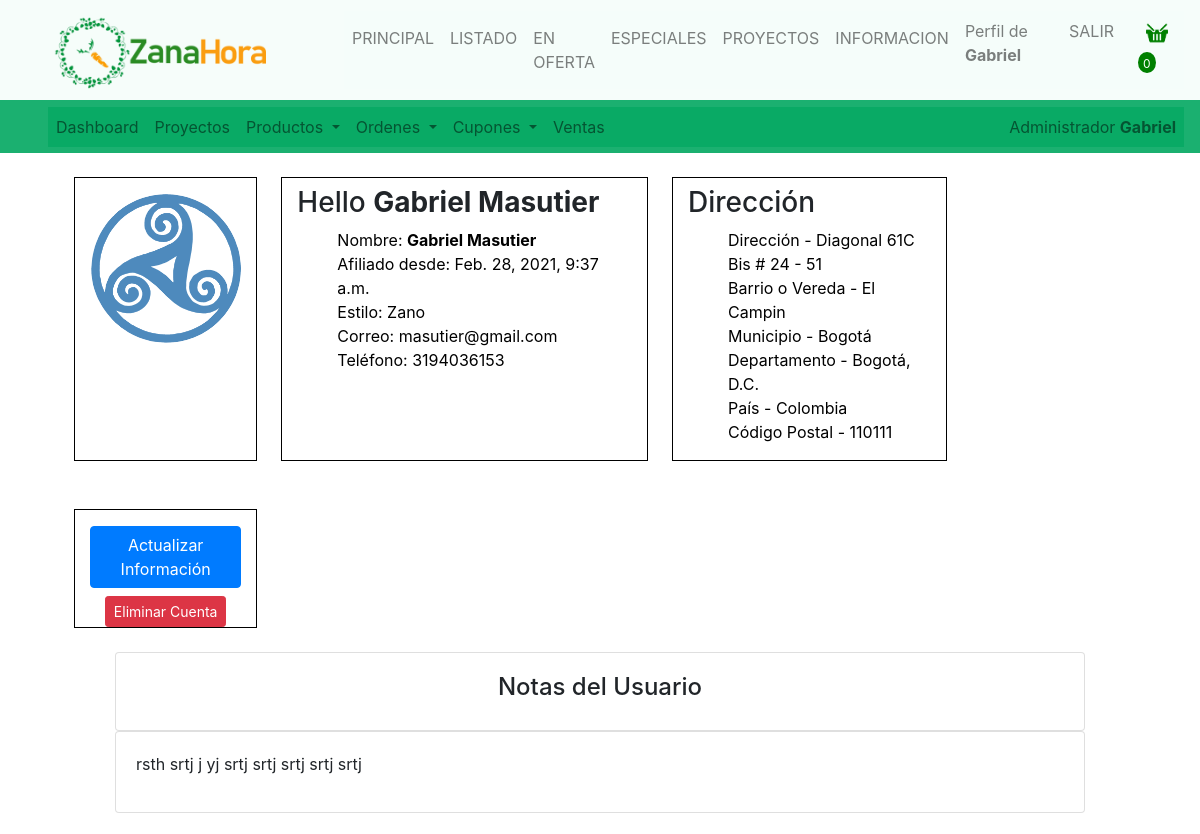
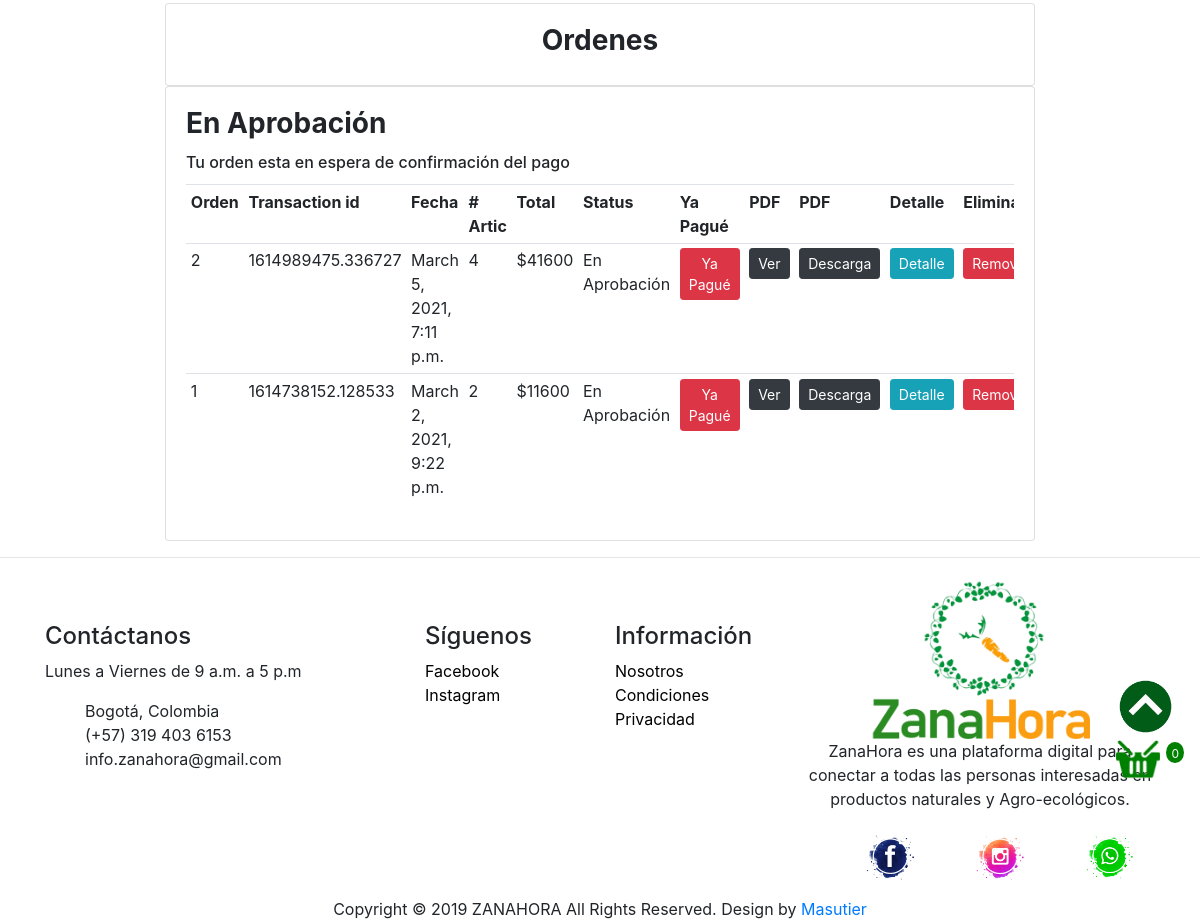
The page /users/user/ (signed in) on the database its author committed (2 pictures, top to bottom).
### users/models.py (models this page shows, shortened)
class Customer(models.Model):
    DOCUM = (
        ('CC', 'CC'),
        ('Passport', 'Passport'),
        ('Otro', 'Otro')
    )
    user = models.OneToOneField(User, null=True, blank=True, on_delete=models.CASCADE)
    name = models.CharField(max_length=30, blank=True, null=True)
    email = models.EmailField(max_length=200,blank=True, null=True)
    image = models.ImageField(default='media/img/profile_pics/defaultUser.png', upload_to='media/img/profile_pics')
    tydoc = models.CharField(max_length=10, blank=True, null=True, default='CC', choices=DOCUM)
    cedulaId = models.DecimalField(max_digits=20, decimal_places=0, blank=True, null=True)
    phoneNum = models.DecimalField(max_digits=15, decimal_places=0, blank=True, null=True)
    estilo = models.ManyToManyField(Estilo, blank=True)
    notasuser = models.TextField(blank=True, null=True)
    address = models.CharField(max_length=80, blank=True, null=True)
    barrio = models.CharField(max_length=80, blank=True, null=True)
    city = models.CharField(max_length=80, blank=True, null=True, default='Bogotá')
    state = models.CharField(max_length=80, blank=True, null=True, default='Bogotá D.C.')
    country = models.CharField(max_length=80, blank=True, null=True, default='Colombia')
    zipcode = models.CharField(max_length=6, blank=True, null=True, default='111311')
    date_created = models.DateTimeField(auto_now_add=True, blank=True, null=True)

class Estilo(models.Model):
    name = models.CharField(max_length=15, blank=True, null=True)
    icon = models.ImageField(default='media/img/icons/logosolo.png', upload_to='media/img/icons/estilo')
    descrip = models.TextField(blank=True, null=True)

### orders/models.py (models this page shows, shortened)
class Order(models.Model):
    STATUS = (
        ('En Aprobación', 'En Aprobación'),
        ('Pago Realizado', 'Pago Realizado'),
        ('Pendiente', 'Pendiente'),
        ('En Ruta', 'En Ruta'),
        ('Entrega Confirmada', 'Entrega Confirmada'),
        ('Entregado', 'Entregado'),
        ('Rechazado', 'Rechazado'),
    )
    PAYMENT = (
        ('Daviplata', 'Daviplata'),
        ('Nequi', 'Nequi'),
        ('Bitcoin', 'Bitcoin'),
        ('Contra Entrega', 'Contra Entrega'),
    )
    customer = models.ForeignKey(Customer, on_delete=models.SET_NULL, blank=True, null=True)
    status = models.CharField(max_length=100, blank=True, null=True, default='En Aprobación', choices=STATUS)
    complete = models.BooleanField(default=False, blank=False, null=True)
    transaction_id = models.CharField(max_length=100, blank=True, null=True)
    note = models.TextField(blank=True, null=True)
    pay = models.CharField(max_length=50, blank=True, null=True, choices=PAYMENT)
    pay_note = models.TextField(blank=True, null=True)
    repartidor = models.ForeignKey(Repartidor, on_delete=models.SET_NULL, blank=True, null=True)
    address = models.CharField(max_length=80, blank=True, null=True)
    barrio = models.CharField(max_length=80, blank=True, null=True)
    city = models.CharField(max_length=80, blank=True, null=True, default='Bogotá')
    state = models.CharField(max_length=80, blank=True, null=True, default='Bogotá D.C.')
    country = models.CharField(max_length=80, blank=True, null=True, default='Colombia')
    zipcode = models.CharField(max_length=10, blank=True, null=True, default='111311')
    date_created = models.DateTimeField(auto_now_add=True, blank=True, null=True)
    date_modify = models.DateTimeField(auto_now_add=False, auto_now = True, blank=True, null=True)
    coupon = models.ForeignKey(Coupon, on_delete=models.SET_NULL, null=True, blank=True)
    @property
    def hist_order_total(self):
        orderitems = self.orderitem_set.all()
        total = sum([item.hist_get_total for item in orderitems])
        total += 7000
        return total
    @property
    def get_cart_items(self):
        orderitems = self.orderitem_set.all()
        total = sum([item.quantity for item in orderitems])
        return total

class OrderItem(models.Model):
    product = models.ForeignKey(Product, on_delete=models.SET_NULL, blank=True, null=True)
    order = models.ForeignKey(Order, on_delete=models.CASCADE, blank=True, null=True)
    quantity = models.IntegerField(default=0, blank=True, null=True,)
    itemPrice = models.DecimalField(max_digits=15, decimal_places=0, blank=True, null=True)
    itemCosto = models.DecimalField(max_digits=15, decimal_places=0, blank=True, null=True)
    date_added = models.DateTimeField(auto_now_add=True, blank=True, null=True)
    @property
    def hist_get_total(self):
        total = int(self.itemPrice) * int(self.quantity)
        return total

### users/views.py (the view)
# urls.py: path('users/user/', userPage, name='user_page'),
@login_required(login_url='login')
def userPage(request):
    user = request.user.customer.id
    customer = request.user.customer
    if customer.estilo == 'accounts.Estilo.None':
        estilo = Estilo.objects.get(customer=str(user))
    orders = request.user.customer.order_set.all()
    payment_orders = orders.filter(status='En Aprobación', complete=True)
    payment_done = orders.filter(status='Pago Realizado')
    pending_orders = orders.filter(status='Pendiente')
    indelivery_orders = orders.filter(status='En Ruta')
    delivered_orders = orders.filter(status='Entregado')
    rejected_orders = orders.filter(status='Rechazado')
    total_orders = orders.count()
    payment = orders.filter(status='En Aprobación', complete=True).count()
    pay = payment_done.filter(status='Pago Realizado').count()
    pending = orders.filter(status='Pendiente').count()
    indelivery = orders.filter(status='En Ruta').count()
    delivered = orders.filter(status='Entregado').count()
    rejected = orders.filter(status='Rechazado').count()
    data = cartData(request)
    cartItems = data['cartItems']
    context = {'cartItems': cartItems, 'orders': orders, 'total_orders': total_orders,
        'payment_orders': payment_orders, 'payment_done': payment_done, 'pending_orders': pending_orders,
        'indelivery_orders': indelivery_orders, 'delivered_orders': delivered_orders, 'rejected_orders': rejected_orders,
        'payment': payment, 'pay': pay, 'pending': pending, 'indelivery': indelivery, 'delivered': delivered, 'rejected': rejected,}
    return render(request, 'users/user.html', context)

### users/utils.py (called while the page is built)
def cartData(request):
    if request.user.is_authenticated:
        customer = request.user.customer
        order, created = Order.objects.get_or_create(customer=customer, complete=False)
        items = order.orderitem_set.all()
        cartItems = order.get_cart_items
    return {'cartItems': cartItems, 'order': order, 'items': items}

### users/templates/users/user.html (shortened to what this page needs)
{% extends 'zanamain/main.html' %}
{% load static %}
{% block content %}
<div class="col-lg-11 mx-auto">
    <div class="row">
        <div class="col-lg-2 mt-4 ml-4 mb-4 c borde">
            <img src="{{user.customer.image.url}}" class="rounded-circle pt-3 pb-3" width="150px" alt="*">
        </div>
        <div class="col-lg-4 mt-4 ml-4 mb-4 borde">
            <h3 class="hellotxt mt-2">
                Hello <strong>{{user.first_name}} {{user.last_name}}</strong>
            </h3>
            <ul class="list">
                <li >Nombre: <strong>{{user.customer.name}}</strong></li>
                <li >Afiliado desde:  {{user.date_joined}}</li>
                {% for estilo in user.customer.estilo.all %}
                    <li >Estilo: {{estilo.name}}</li>
                {% endfor %}
                <li >Correo: {{user.email}}</li>
                <li >Teléfono: {{user.customer.phoneNum}}</li>
            </ul>
        </div>
        <div class="col-lg-3 mt-4 ml-4 mb-4 borde">
            <h3 class="hellotxt mt-2">
                Dirección
            </h3>
            <ul class="list">
                <li class="">Dirección - {{user.customer.address}}</li>
                <li class="">Barrio o Vereda - {{user.customer.barrio}}</li>
                <li class="">Municipio - {{user.customer.city}}</li>
                <li class="">Departamento - {{user.customer.state}}</li>
                <li class="">País - {{user.customer.country}}</li>
                <li class="">Código Postal - {{user.customer.zipcode}}</li>
            </ul>
        </div>
        <div class="col-lg-2 mt-4 ml-4 mb-4 borde">
            <div class="mt-2 c">
                <a href="{% url 'user_update'%}" class="btn btn-primary my-2">Actualizar Información</a>
            </div>
            <div class="c">
                <a href="{% url 'delete_user' user.id %}" class="btn btn-danger btn-sm">Eliminar Cuenta</a>
            </div>
        </div>
    </div>
</div>
<div class="col-md-10 mx-auto">
    <div class="card card-body mx-auto c">
        <h4>Notas del Usuario</h4>
    </div>
    <div class="card card-body">
        <p>{{user.customer.notasuser}}</p>
    </div>
</div>
<br>
<div class="col-md-9 mx-auto">
    <div class="card card-body mx-auto c">
        <h3><strong>Ordenes</strong></h3>
    </div>
    {% if payment_orders %}
    <div class="card card-body">
        <h3 class="card-title"><strong>En Aprobación</strong></h3>
        <h6 class="card-title">Tu orden esta en espera de confirmación del pago</h6>
        <useraprob>
        <table class="table table-sm">
            <tr>
                <th>Orden</th>
                <th>Transaction id</th>
                <th>Fecha</th>
                <th># Artic</th>
                <th>Total</th>
                <th>Status</th>
                <th>Ya Pagué</th>
                <th>PDF</th>
                <th>PDF</th>
                <th>Detalle</th>
                <th>Eliminar</th>
            </tr>
            {% for order in payment_orders reversed %}
            <tr>
                <td>{{order.id}}</td>
                <td>{{order.transaction_id}}</td>
                <td>{{order.date_modify}}</td>
                <td>{{order.get_cart_items}}</td>
                <td>${{order.hist_order_total}}</td>
                <td>{{order.status}}</td>
                <td><a href="{% url 'pay_confirm' order.id %}" class="btn btn-danger btn-sm">Ya Pagué</a></td>
                <td><a href="{% url 'oc_reparto_PDF' order.id %}" class="btn btn-dark btn-sm">Ver</a></td>
                <td><a href="{% url 'oc_reparto_DownloadPDF' order.id %}" class="btn btn-dark btn-sm">Descarga</a></td>
                <td><a href="{% url 'order_detail' order.id %}" class="btn btn-info btn-sm">Detalle</a></td>
                <td><a href="{% url 'user_del_ord' order.id %}" class="btn btn-danger btn-sm">Remover</a></td>
            </tr>
            {% endfor %}
        </table>
        </useraprob>
    </div>
    {% endif %}
</div>
{% endblock content %}

### zanamain/templates/zanamain/partials/navbar.html (shortened to what this page needs)
{% load static %}
<nav class="navbar navbar-expand-lg navbody navbar-light navbar-custom">
    <a class="navbar-brand " href="/"><img src="{% static '/img/logos/zhorizontal500.png' %}" class="imgnav" alt="Zanahora" /></a>
    <div class="collapse navbar-collapse navpad zztop" id="navbarNav1">
        <ul class="navbar-nav mr-auto">
            <li class="nav-item"><a class="nav-link" href="{% url 'home' %}">PRINCIPAL</a></li>
            <li class="nav-item"><a class="nav-link" href="{% url 'prod_all' %}">LISTADO</a></li>
            <li class="nav-item"><a class="nav-link" href="{% url 'prod_offert' %}">EN OFERTA</a></li>
            <li class="nav-item"><a class="nav-link" href="{% url 'prod_special' %}">ESPECIALES</a></li>
            <li class="nav-item"><a class="nav-link" href="{% url 'projects_all' %}">PROYECTOS</a></li>
            <li class="nav-item"><a class="nav-link" href="{% url 'info_icons' %}">INFORMACION</a></li>
        </ul>
        <ul class="navbar-nav mt-2 mt-lg-0">
            {% if user.is_authenticated %}
                <li class="nav-item navtext"><a class="nav-link" href="{% url 'user_page' %}">Perfil de <strong>{{user.first_name}}</strong></a></li>
                <li class="nav-item navtext"><a class="nav-link" href="{% url 'logout' %}">SALIR</a></li>
                <li class="nav-item navtext">
                    <div class="row  ml-3 mr-2">
                        <a class="nav-link" href="{% url 'cart' %}">
                            <img src="{% static '/img/icons/costal.png' %}" class="costalico" />
                        </a>
                        <p id="cart-total">{{cartItems}}</p>
                    </div>
                </li>
            {% else %}
                <li class="nav-item navtext"><a class="nav-link" href="{% url 'register' %}">REGISTRATE</a></li>
                <li class="nav-item navtext"><a class="nav-link" href="{% url 'login' %}">INICIAR SESION</a></li>
            {% endif %}
        </ul>
    </div>
</nav>

### mainAdmin/templates/mainAdmin/partials/navbar_admin.html (shortened to what this page needs)
{% load static %}
<nav class="navbaradm navbar-expand-lg navbodyadm navbar-light navbar-custom-adm">
    <div class="collapse navbar-collapse navpadadm zztopadm" id="navbarNav2">
        <ul class="navbar-nav mr-auto">
            <li class="nav-item"><a class="nav-link" href="{% url 'adminHome' %}">Dashboard</a></li>
            <li class="nav-item"><a class="nav-link" href="{% url 'projects' %}">Proyectos</a></li>
            <li class="nav-item dropdown">
                <a class="nav-link dropdown-toggle" href="#" id="navbarDropdown" role="button" data-toggle="dropdown" aria-haspopup="true" aria-expanded="false">
                    Productos
                </a>
            </li>
            <li class="nav-item dropdown">
                <a class="nav-link dropdown-toggle" href="#" id="navbarDropdown" role="button" data-toggle="dropdown" aria-haspopup="true" aria-expanded="false">
                    Ordenes
                </a>
            </li>
            <li class="nav-item dropdown">
                <a class="nav-link dropdown-toggle" href="#" id="navbarDropdown" role="button" data-toggle="dropdown" aria-haspopup="true" aria-expanded="false">
                    Cupones
                </a>
            </li>
            <li class="nav-item"><a class="nav-link" href="{% url 'ventas_all' %}">Ventas</a></li>
        </ul>
        <ul class="navbar-nav mt-2 mt-lg-0">
            <li class="nav-item navtext"><a class="nav-link" href="{% url 'user_page' %}">Administrador <strong>{{user.first_name}}</strong></a></li>
        </ul>
    </div>
</nav>

### static/css/all.css (style rules this page uses)
.borde { border: solid 1px black !important; }
.c { text-align: center !important; }
body { background-color: #fff; }
.list { color: black; text-decoration: none; list-style: none; }

### static/css/menus.css (style rules this page uses)
.navbody { height: 75pt; }
.navbar-custom { background-color: rgba(246, 253, 250, 0.9); }
.imgnav { width: 250px; height: auto; vertical-align: middle; border-style: none; -webkit-margin-bottom-collapse: initial; margin-right: 30PX; padding-top: 5px; padding-left: 30px; z-index: 1000; }
.navpad { margin-left: 2rem; }
.zztop { background-color: rgba(246, 253, 250, 0.92); z-index: 1000; }
.costalico { width: 22px; height: auto; }
#cart-total { display: block; text-align: center; color: #fff; background-color: green; width: auto; height: auto; border-radius: 50%; font-size: 12px; padding-top: 3px; padding-right: 5px; padding-left: 5px; }
.navbaradm { position: relative; display: -ms-flexbox; display: flex; -ms-flex-wrap: wrap; flex-wrap: wrap; -ms-flex-align: center; align-items: center; -ms-flex-pack: justify; justify-content: space-between; padding: 0.3rem 1rem; }
.navbodyadm { height: 40pt; }
.navbar-custom-adm { background-color: rgba(8, 170, 100, 0.92); }
.navpadadm { margin-left: 2rem; }
.zztopadm { background-color: rgba(8, 170, 100, 0.92); z-index: 900; }

### static/css/response.css (style rules this page uses)
useraprob { overflow-x: auto; }

### rows shown on the page
Estilo: name "Zano"
Order: id "2", transaction_id "1614989475.336727", date_modify "March 5, 2021, 7:11 p.m.", get_cart_items "4", hist_order_total "41600", status "En Aprobación"
Order: id "1", transaction_id "1614738152.128533", date_modify "March 2, 2021, 9:22 p.m.", get_cart_items "2", hist_order_total "11600", status "En Aprobación"

### other values the page prints
{{ user.first_name }} "Gabriel"
{{ cartItems }} "0"
{{ user.last_name }} "Masutier"
{{ user.customer.name }} "Gabriel Masutier"
{{ user.date_joined }} "Feb. 28, 2021, 9:37 a.m."
{{ user.email }} "masutier@gmail.com"
{{ user.customer.phoneNum }} "3194036153"
{{ user.customer.address }} "Diagonal 61C Bis # 24 - 51"
{{ user.customer.barrio }} "El Campin"
{{ user.customer.city }} "Bogotá"
{{ user.customer.state }} "Bogotá, D.C."
{{ user.customer.country }} "Colombia"
{{ user.customer.zipcode }} "110111"
{{ user.customer.notasuser }} "rsth srtj j yj srtj srtj srtj srtj srtj"
